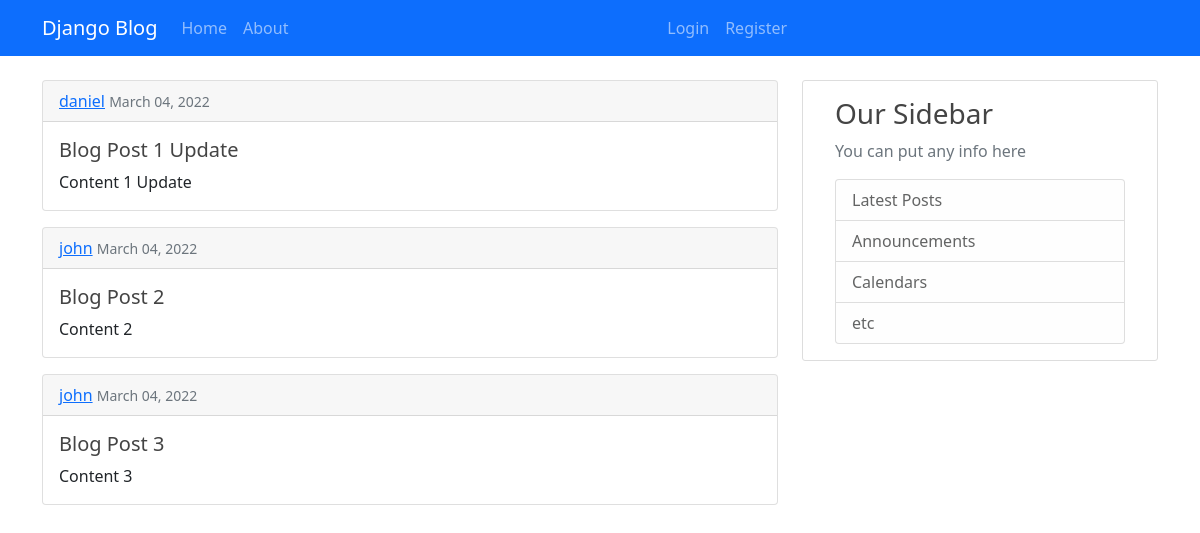
/, run on an earlier commit of the app's database.
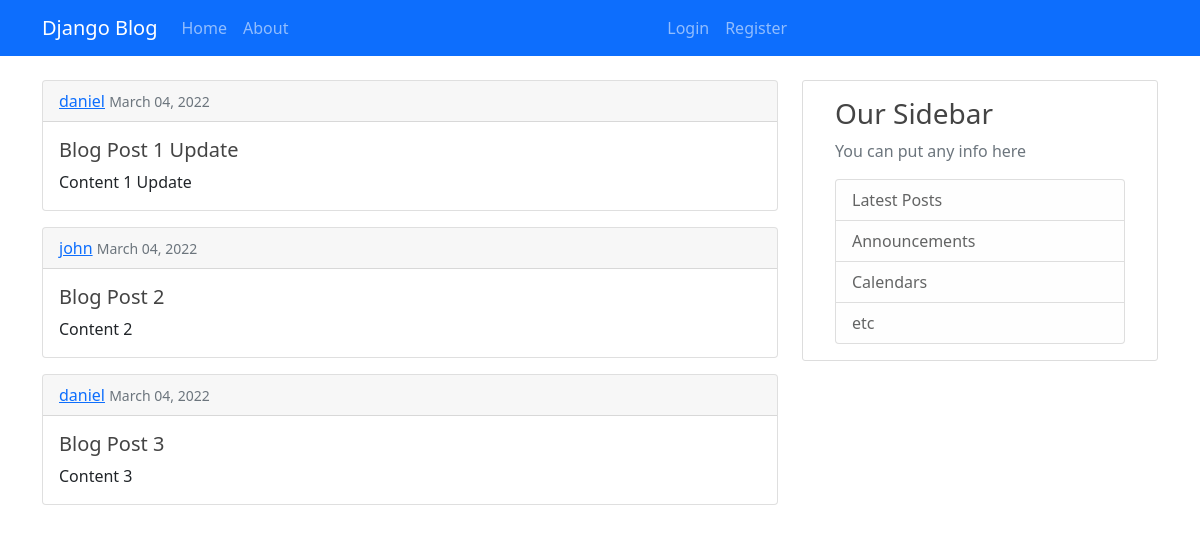
And on a later commit of the database.
### blog/models.py (models this page shows, shortened)
class Post(models.Model):
  title = models.CharField(max_length=100)
  content = models.TextField()
  date_posted = models.DateTimeField(default=timezone.now)
  author = models.ForeignKey(User, on_delete=models.CASCADE)

### blog/views.py (the view)
# urls.py: path('', views.home, name='blog-home'),
def home(request):
  context = {
    'posts': Post.objects.all()
  }
  return render(request, 'blog/home.html', context)

### blog/templates/blog/home.html
{% extends 'blog/base.html' %} {% block content %} {% for post in posts %}
<div class="card mb-3">
  <div class="card-header">
    <a href="#">{{ post.author }}</a>
    <small class="text-muted">{{ post.date_posted|date:"F d, Y"}}</small>
  </div>
  <div class="card-body">
    <h5 class="card-title">{{ post.title }}</h5>
    <p class="card-text">{{ post.content }}</p>
  </div>
</div>
{% endfor %} {% endblock%}

What changed in the data, as far as the page shows it:
changed Post "Blog Post 3": author "john" → "daniel"
